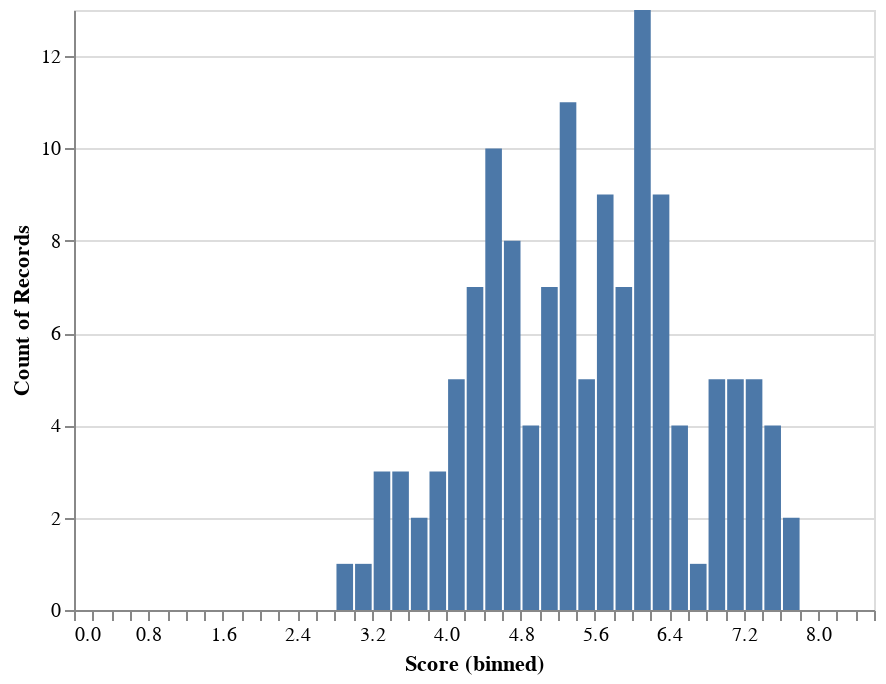

The cell this chart's notebook holds for it:
### Code cell
# Distribution of Happiness
alt.Chart(df_real).mark_bar().encode(
    alt.X("Score", bin=alt.Bin(extent=[0, 8.5], step=0.2)),
    y="count()"
)

### Figure 1 — Vega-Lite specification as saved in the notebook (floating-point values rounded to 4 significant figures; data arrays with more than 128 entries replaced by an {"elided": "..."} marker saying what was removed)
{"config": {"view": {"continuousWidth": 400, "continuousHeight": 300}}, "data": {"name": "data-dd2b8009904b4e788e5f7ec3d7fc0244"}, "mark": "bar", "encoding": {"x": {"bin": {"extent": [0, 8.5], "step": 0.2}, "field": "Score", "type": "quantitative"}, "y": {"aggregate": "count", "type": "quantitative"}}, "$schema": "https://vega.github.io/schema/vega-lite/v4.17.0.json", "datasets": {"data-dd2b8009904b4e788e5f7ec3d7fc0244": {"elided": "134 records"}}}
